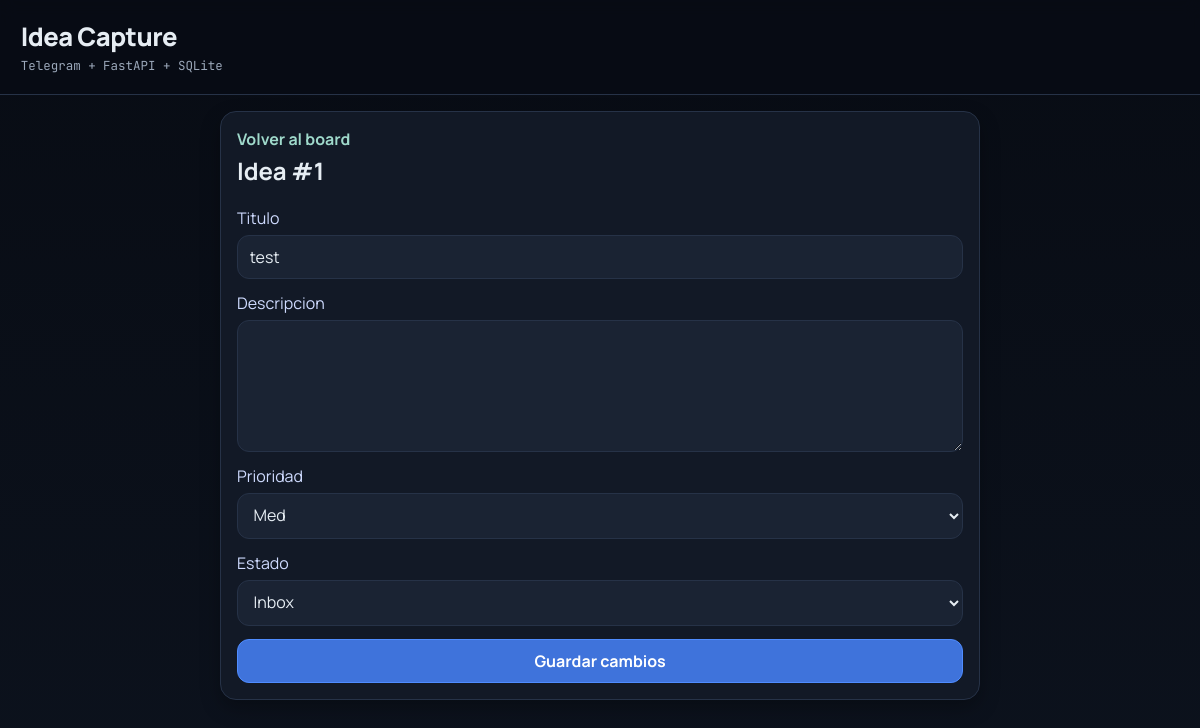
Page /ideas/1 on the earlier database version.
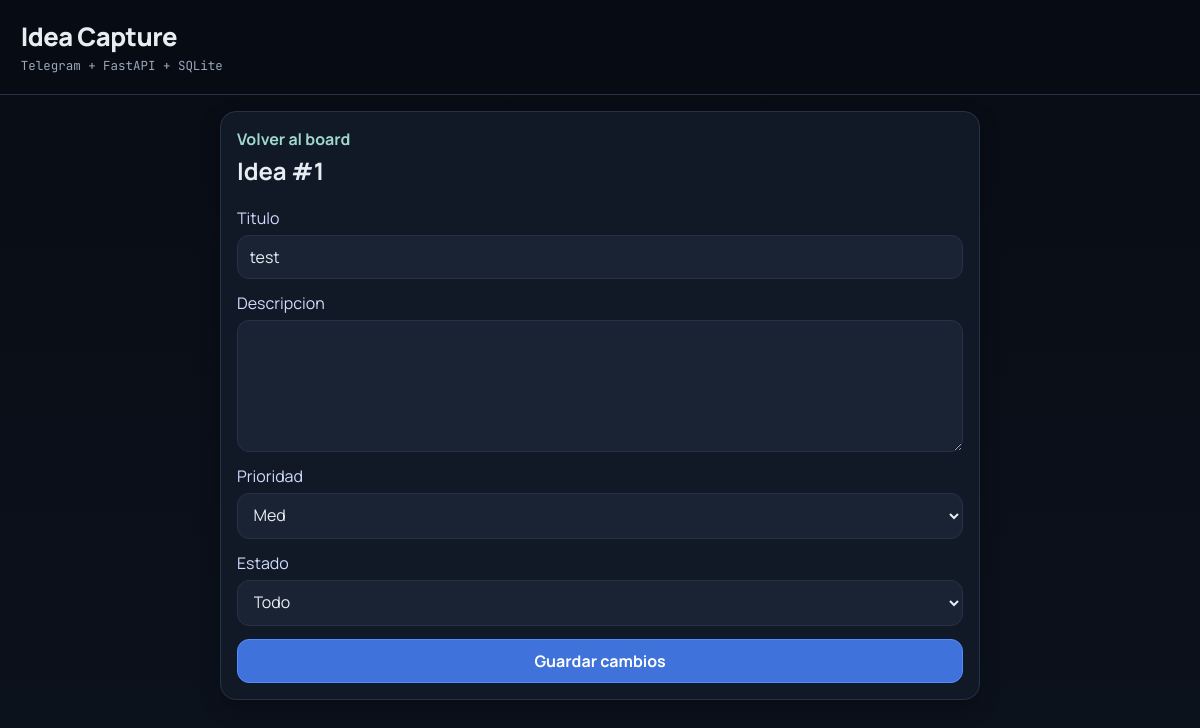
Same page on the later database version.
### app/models.py (models this page shows)
class Idea(Base):
    __tablename__ = "ideas"
    id: Mapped[int] = mapped_column(Integer, primary_key=True, index=True)
    title: Mapped[str] = mapped_column(String(180), nullable=False)
    description: Mapped[str | None] = mapped_column(Text, nullable=True)
    status: Mapped[str] = mapped_column(String(20), default="inbox", nullable=False, index=True)
    priority: Mapped[str] = mapped_column(String(20), default="med", nullable=False)
    source: Mapped[str] = mapped_column(String(20), default="web", nullable=False)
    telegram_user_id: Mapped[int | None] = mapped_column(Integer, nullable=True, index=True)
    created_at: Mapped[datetime] = mapped_column(DateTime, default=datetime.utcnow, nullable=False)
    updated_at: Mapped[datetime] = mapped_column(
        DateTime,
        default=datetime.utcnow,
        onupdate=datetime.utcnow,
        nullable=False,
    )

### app/main.py (the view)
@app.get("/ideas/{idea_id}", response_class=HTMLResponse)
def idea_detail(idea_id: int, request: Request, db: Session = Depends(get_db)) -> HTMLResponse:
    idea = crud.get_idea(db, idea_id)
    if not idea:
        raise HTTPException(status_code=404, detail="Idea not found")
    return templates.TemplateResponse("idea_detail.html", {"request": request, "idea": idea})

### app/templates/idea_detail.html (shortened to what this page needs)
{% extends "base.html" %}
{% block content %}
<section class="detail">
  <a href="/" class="back">Volver al board</a>
  <h2>Idea #{{ idea.id }}</h2>
  <form action="/ideas/{{ idea.id }}/edit" method="post" class="detail-form">
    <label>
      Titulo
      <input type="text" name="title" value="{{ idea.title }}" required maxlength="180" />
    </label>
    <label>
      Descripcion
      <textarea name="description" rows="5">{{ idea.description or "" }}</textarea>
    </label>
    <label>
      Prioridad
      <select name="priority">
        <option value="med" {% if idea.priority == "med" %}selected{% endif %}>Med</option>
      </select>
    </label>
    <label>
      Estado
      <select name="status">
        <option value="inbox" {% if idea.status == "inbox" %}selected{% endif %}>Inbox</option>
        <option value="todo" {% if idea.status == "todo" %}selected{% endif %}>Todo</option>
      </select>
    </label>
    <button type="submit">Guardar cambios</button>
  </form>
</section>
{% endblock %}

Differences in the rows shown:
changed Idea "test": status "Inbox" → "Todo"
